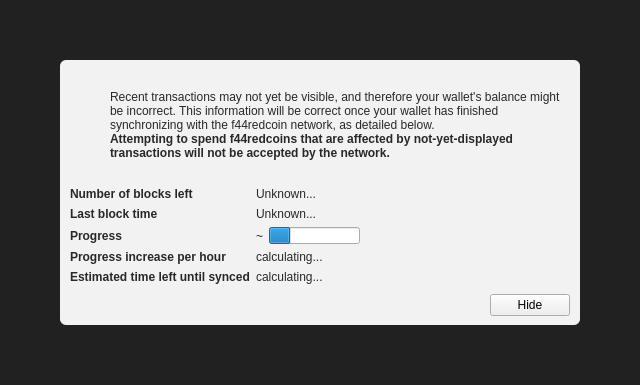
<?xml version="1.0" encoding="UTF-8"?>
<ui version="4.0">
 <class>ModalOverlay</class>
 <widget class="ModalOverlay" name="ModalOverlay">
  <property name="geometry">
   <rect>
    <x>0</x>
    <y>0</y>
    <width>640</width>
    <height>385</height>
   </rect>
  </property>
  <property name="windowTitle">
   <string>Form</string>
  </property>
  <layout class="QVBoxLayout" name="verticalLayout" stretch="0">
   <property name="sizeConstraint">
    <enum>QLayout::SetDefaultConstraint</enum>
   </property>
   <property name="leftMargin">
    <number>0</number>
   </property>
   <property name="topMargin">
    <number>0</number>
   </property>
   <property name="rightMargin">
    <number>0</number>
   </property>
   <property name="bottomMargin">
    <number>0</number>
   </property>
   <item>
    <widget class="QWidget" name="bgWidget" native="true">
     <property name="styleSheet">
      <string notr="true">#bgWidget { background: rgba(0,0,0,220); }</string>
     </property>
     <layout class="QVBoxLayout" name="verticalLayoutMain" stretch="1">
      <property name="leftMargin">
       <number>60</number>
      </property>
      <property name="topMargin">
       <number>60</number>
      </property>
      <property name="rightMargin">
       <number>60</number>
      </property>
      <property name="bottomMargin">
       <number>60</number>
      </property>
      <item>
       <widget class="QWidget" name="contentWidget" native="true">
        <property name="styleSheet">
         <string notr="true">#contentWidget { background: rgba(255,255,255,240); border-radius: 6px; }

QLabel { color: rgb(40,40,40);  }</string>
        </property>
        <layout class="QVBoxLayout" name="verticalLayoutSub" stretch="1,0,0,0">
         <property name="spacing">
          <number>0</number>
         </property>
         <property name="leftMargin">
          <number>10</number>
         </property>
         <property name="topMargin">
          <number>10</number>
         </property>
         <property name="rightMargin">
          <number>10</number>
         </property>
         <property name="bottomMargin">
          <number>10</number>
         </property>
         <item>
          <layout class="QHBoxLayout" name="horizontalLayoutIconText" stretch="0,1">
           <property name="topMargin">
            <number>20</number>
           </property>
           <item>
            <layout class="QVBoxLayout" name="verticalLayoutIcon">
             <property name="leftMargin">
              <number>0</number>
             </property>
             <item>
              <widget class="QPushButton" name="warningIcon">
               <property name="enabled">
                <bool>false</bool>
               </property>
               <property name="text">
                <string/>
               </property>
               <property name="icon">
                <iconset>
                 <normaloff>:/icons/warning</normaloff>
                 <disabledoff>:/icons/warning</disabledoff>:/icons/warning</iconset>
               </property>
               <property name="iconSize">
                <size>
                 <width>48</width>
                 <height>48</height>
                </size>
               </property>
               <property name="flat">
                <bool>true</bool>
               </property>
              </widget>
             </item>
             <item>
              <spacer name="verticalSpacerWarningIcon">
               <property name="orientation">
                <enum>Qt::Vertical</enum>
               </property>
               <property name="sizeHint" stdset="0">
                <size>
                 <width>20</width>
                 <height>40</height>
                </size>
               </property>
              </spacer>
             </item>
            </layout>
           </item>
           <item>
            <layout class="QVBoxLayout" name="verticalLayoutInfoText">
             <property name="leftMargin">
              <number>0</number>
             </property>
             <property name="topMargin">
              <number>0</number>
             </property>
             <item>
              <widget class="QLabel" name="infoText">
               <property name="text">
                <string>Recent transactions may not yet be visible, and therefore your wallet's balance might be incorrect. This information will be correct once your wallet has finished synchronizing with the f44redcoin network, as detailed below.</string>
               </property>
               <property name="textFormat">
                <enum>Qt::RichText</enum>
               </property>
               <property name="wordWrap">
                <bool>true</bool>
               </property>
              </widget>
             </item>
             <item>
              <widget class="QLabel" name="infoTextStrong">
               <property name="font">
                <font>
                 <weight>75</weight>
                 <bold>true</bold>
                </font>
               </property>
               <property name="text">
                <string>Attempting to spend f44redcoins that are affected by not-yet-displayed transactions will not be accepted by the network.</string>
               </property>
               <property name="textFormat">
                <enum>Qt::RichText</enum>
               </property>
               <property name="wordWrap">
                <bool>true</bool>
               </property>
              </widget>
             </item>
             <item>
              <spacer name="verticalSpacerInTextSpace">
               <property name="orientation">
                <enum>Qt::Vertical</enum>
               </property>
               <property name="sizeHint" stdset="0">
                <size>
                 <width>20</width>
                 <height>40</height>
                </size>
               </property>
              </spacer>
             </item>
            </layout>
           </item>
          </layout>
         </item>
         <item>
          <spacer name="verticalSpacerAfterText">
           <property name="orientation">
            <enum>Qt::Vertical</enum>
           </property>
           <property name="sizeHint" stdset="0">
            <size>
             <width>20</width>
             <height>40</height>
            </size>
           </property>
          </spacer>
         </item>
         <item>
          <layout class="QFormLayout" name="formLayout">
           <property name="fieldGrowthPolicy">
            <enum>QFormLayout::FieldsStayAtSizeHint</enum>
           </property>
           <property name="horizontalSpacing">
            <number>6</number>
           </property>
           <property name="verticalSpacing">
            <number>6</number>
           </property>
           <property name="topMargin">
            <number>10</number>
           </property>
           <item row="0" column="0">
            <widget class="QLabel" name="labelNumberOfBlocksLeft">
             <property name="font">
              <font>
               <weight>75</weight>
               <bold>true</bold>
              </font>
             </property>
             <property name="text">
              <string>Number of blocks left</string>
             </property>
            </widget>
           </item>
           <item row="0" column="1">
            <widget class="QLabel" name="numberOfBlocksLeft">
             <property name="text">
              <string>Unknown...</string>
             </property>
            </widget>
           </item>
           <item row="1" column="0">
            <widget class="QLabel" name="labelLastBlockTime">
             <property name="font">
              <font>
               <weight>75</weight>
               <bold>true</bold>
              </font>
             </property>
             <property name="text">
              <string>Last block time</string>
             </property>
            </widget>
           </item>
           <item row="1" column="1">
            <widget class="QLabel" name="newestBlockDate">
             <property name="sizePolicy">
              <sizepolicy hsizetype="Maximum" vsizetype="Preferred">
               <horstretch>0</horstretch>
               <verstretch>0</verstretch>
              </sizepolicy>
             </property>
             <property name="text">
              <string>Unknown...</string>
             </property>
            </widget>
           </item>
           <item row="2" column="0">
            <widget class="QLabel" name="labelSyncDone">
             <property name="font">
              <font>
               <weight>75</weight>
               <bold>true</bold>
              </font>
             </property>
             <property name="text">
              <string>Progress</string>
             </property>
            </widget>
           </item>
           <item row="2" column="1">
            <layout class="QHBoxLayout" name="horizontalLayoutSync" stretch="0,1">
             <item>
              <widget class="QLabel" name="percentageProgress">
               <property name="text">
                <string notr="true">~</string>
               </property>
              </widget>
             </item>
             <item>
              <widget class="QProgressBar" name="progressBar">
               <property name="value">
                <number>24</number>
               </property>
               <property name="format">
                <string/>
               </property>
              </widget>
             </item>
            </layout>
           </item>
           <item row="4" column="0">
            <widget class="QLabel" name="labelProgressIncrease">
             <property name="font">
              <font>
               <weight>75</weight>
               <bold>true</bold>
              </font>
             </property>
             <property name="text">
              <string>Progress increase per hour</string>
             </property>
            </widget>
           </item>
           <item row="4" column="1">
            <widget class="QLabel" name="progressIncreasePerH">
             <property name="text">
              <string>calculating...</string>
             </property>
            </widget>
           </item>
           <item row="5" column="0">
            <widget class="QLabel" name="labelEstimatedTimeLeft">
             <property name="font">
              <font>
               <weight>75</weight>
               <bold>true</bold>
              </font>
             </property>
             <property name="text">
              <string>Estimated time left until synced</string>
             </property>
            </widget>
           </item>
           <item row="5" column="1">
            <widget class="QLabel" name="expectedTimeLeft">
             <property name="text">
              <string>calculating...</string>
             </property>
            </widget>
           </item>
          </layout>
         </item>
         <item>
          <layout class="QHBoxLayout" name="horizontalLayoutButtons">
           <property name="leftMargin">
            <number>10</number>
           </property>
           <property name="topMargin">
            <number>10</number>
           </property>
           <item>
            <spacer name="horizontalSpacer">
             <property name="orientation">
              <enum>Qt::Horizontal</enum>
             </property>
             <property name="sizeHint" stdset="0">
              <size>
               <width>40</width>
               <height>20</height>
              </size>
             </property>
            </spacer>
           </item>
           <item>
            <widget class="QPushButton" name="closeButton">
             <property name="text">
              <string>Hide</string>
             </property>
            </widget>
           </item>
          </layout>
         </item>
        </layout>
       </widget>
      </item>
     </layout>
    </widget>
   </item>
  </layout>
 </widget>
 <customwidgets>
  <customwidget>
   <class>ModalOverlay</class>
   <extends>QWidget</extends>
   <header>qt/modaloverlay.h</header>
   <container>1</container>
  </customwidget>
 </customwidgets>
 <resources/>
 <connections/>
</ui>
